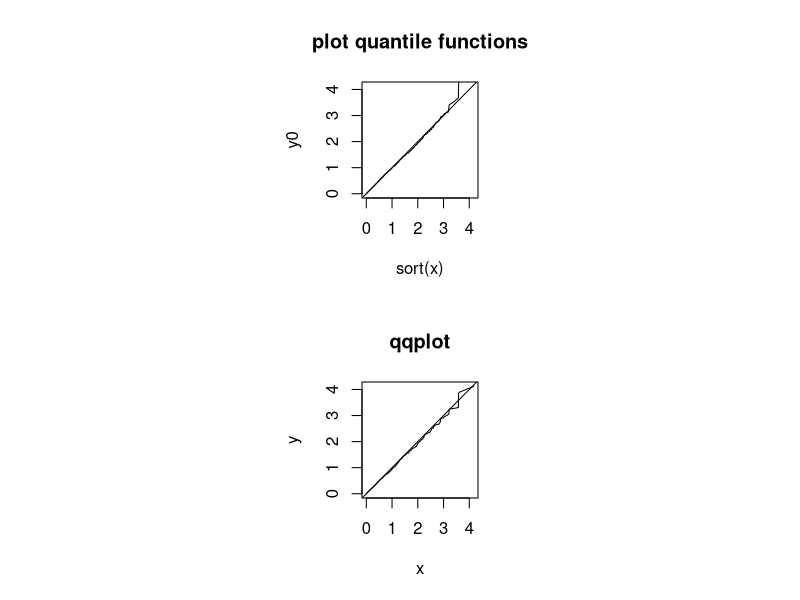
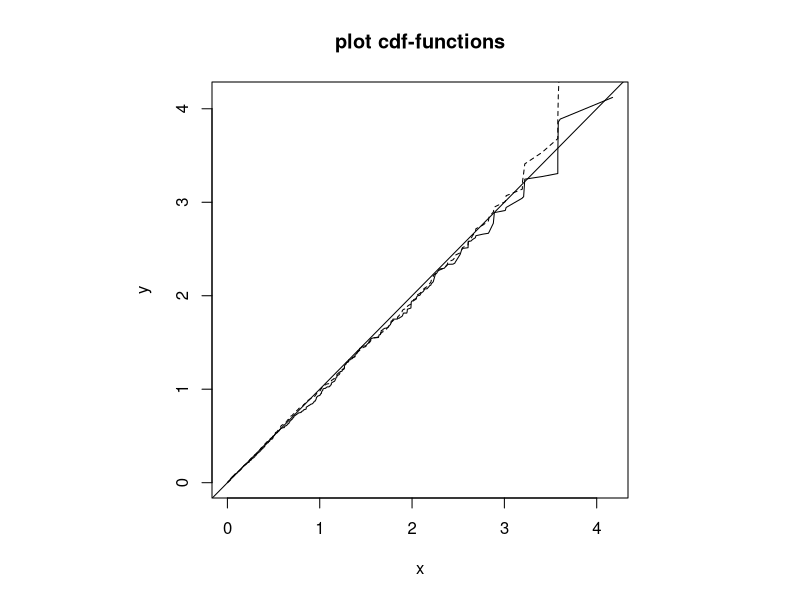

The R source for these figures, in order:
#CHAPTER 12 -- Graphics

set.seed(777)
par(mfrow=c(2,1))
par(pty="s")
n <- 1000
cdf <- (1:n)/n
#random exponential distributed data
x <-  rexp(n,1.5)
y <-  rexp(n,1.5)
y0 <- -log(1-cdf)/1.5
#random normal distributed data
#x <-  rnorm(n,2,10)
#y <-  rnorm(n,2,10)
#y0 <- qnorm(cdf,2,10)
plot(sort(x),y0,type="l",xlim=range(x),ylim=range(y))
title("plot quantile functions")
abline(0,1)

#quantile/quantile plot
qqplot(x,y,type="l",xlim=range(x),ylim=range(y))
abline(0,1)
title("qqplot")

#both x and y cumulative probability functions
par(mfrow=c(1,1))
qqplot(x,y,type="l")
lines(sort(x),y0,lty=2)
title("plot cdf-functions")
abline(0,1)



